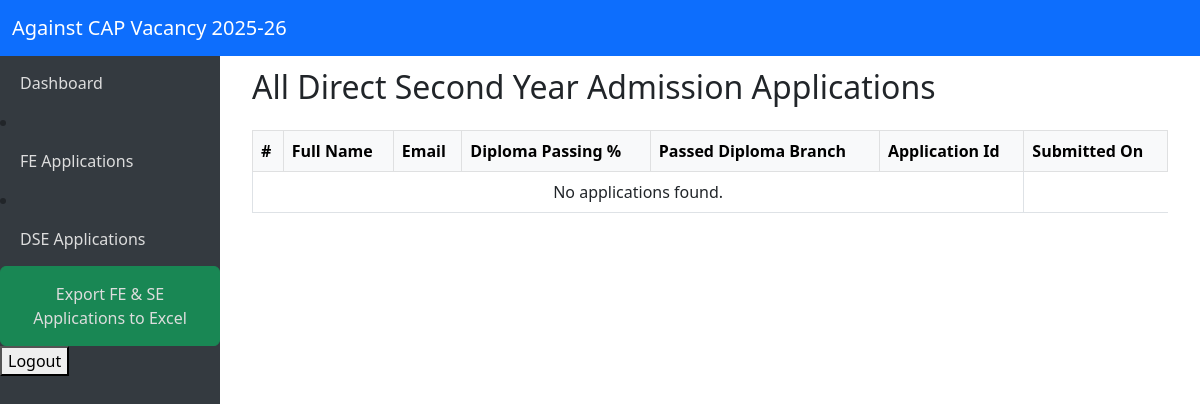
/cadmin/second-year-applications/ (signed in), run on an earlier commit of the app's database.
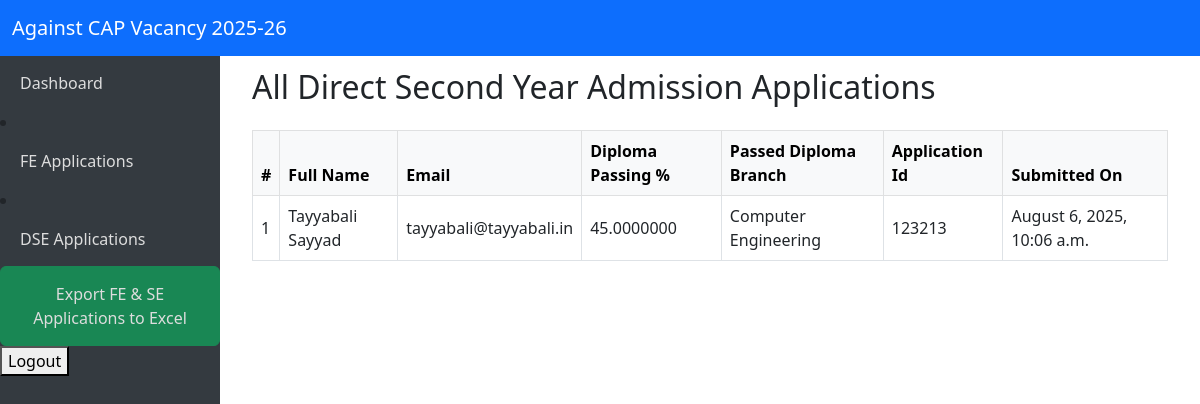
And on a later commit of the database.
### admissionapp/models.py (models this page shows, shortened)
class SecondYearAdmission(models.Model):
    user = models.OneToOneField(User, on_delete=models.CASCADE, related_name='second_year_application')
    full_name = models.CharField(max_length=255)
    religion = models.CharField(max_length=100)
    correspondence_address = models.TextField()
    student_cell_no = models.CharField(max_length=15)
    student_email = models.EmailField()
    father_cell_no = models.CharField(max_length=15)
    dob_day = models.PositiveSmallIntegerField()
    dob_month = models.PositiveSmallIntegerField()
    dob_year = models.PositiveSmallIntegerField()
    place_of_birth = models.CharField(max_length=255)
    nationality = models.CharField(max_length=100)
    passed_diploma_branch = models.CharField(max_length=255, blank=True, null=True)
    diploma_passing_percentage = models.DecimalField(max_digits=10, decimal_places=7)
    application_id = models.CharField(max_length=50, unique=True)
    submitted_at = models.DateTimeField(auto_now_add=True)

### admissionapp/views.py (the view)
# urls.py: path('cadmin/second-year-applications/', views.second_year_applications_list, name='second_year_applications_list'),
@staff_member_required
def second_year_applications_list(request):
    applications = SecondYearAdmission.objects.all().order_by('-submitted_at')
    return render(request, 'second_year_applications_list.html', {'applications': applications})

### templates/second_year_applications_list.html (shortened to what this page needs)
{% extends 'base.html' %}
{% block content %}
<div class="container mt-5">
    <h2>All Direct Second Year Admission Applications</h2>
    <table class="table table-bordered table-hover mt-4 align-middle">
        <thead class="table-light">
            <tr>
                <th>#</th>
                <th>Full Name</th>
                <th>Email</th>
                <th>Diploma Passing %</th>
                <th>Passed Diploma Branch</th>
                <th>Application Id</th>
                <th>Submitted On</th>
            </tr>
        </thead>
        <tbody>
            {% for app in applications %}
            <tr>
                <td>{{ forloop.counter }}</td>
                <td>{{ app.full_name }}</td>
                <td>{{ app.student_email }}</td>
                <td>{{ app.diploma_passing_percentage }}</td>
                <td>{{ app.passed_diploma_branch }}</td>
                <td>{{ app.application_id }}</td>
                <td>{{ app.submitted_at|date:"F j, Y, g:i a" }}</td>
            </tr>
            {% empty %}
            <tr><td colspan="6" class="text-center">No applications found.</td></tr>
            {% endfor %}
        </tbody>
    </table>
</div>
{% endblock %}

What changed in the data, as far as the page shows it:
added SecondYearAdmission: full_name "Tayyabali Sayyad", student_email "tayyabali@tayyabali.in", diploma_passing_percentage "45.0000000", passed_diploma_branch "Computer Engineering", application_id "123213", submitted_at "August 6, 2025, 10:06 a.m."
Also different on the page:
text no longer shown: "No applications found."
